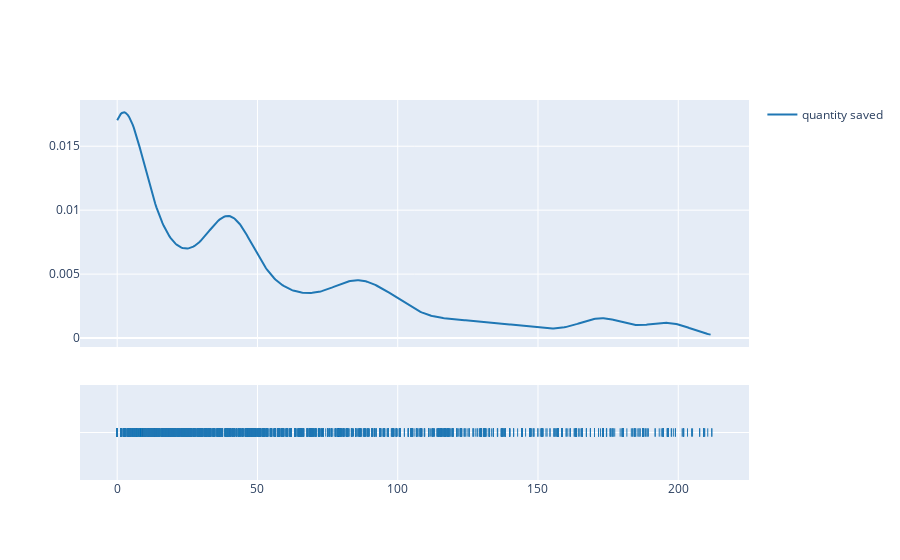

Write notebook code for a chart like this one.
### Code cell
# import statistics as st
saving=newdf["quant_saved"].tolist()

print(f"mean of savings- {st.mean(allSavings)}")
print(f"median of savings- {st.median(allSavings)}")
print(f"mode of savings- {st.mode(allSavings)}")
print(f"Standard Deviation of savings- {st.stdev(allSavings)}")
fig=ff.create_distplot([newdf["quant_saved"].tolist()],["quantity saved"],show_hist=False)
fig.show()

### Figure 1 — Plotly figure (JSON) as saved in the notebook; plotly's stock layout.template omitted (floating-point values rounded to 4 significant figures; data arrays with more than 128 entries replaced by an {"elided": "..."} marker saying what was removed)
{"data": [{"legendgroup": "quantity saved", "marker": {"color": "rgb(31, 119, 180)"}, "mode": "lines", "name": "quantity saved", "showlegend": true, "type": "scatter", "x": {"elided": "500 float values"}, "xaxis": "x", "y": {"elided": "500 float values"}, "yaxis": "y"}, {"legendgroup": "quantity saved", "marker": {"color": "rgb(31, 119, 180)", "symbol": "line-ns-open"}, "mode": "markers", "name": "quantity saved", "showlegend": false, "type": "scatter", "x": {"elided": "12378 float values"}, "xaxis": "x", "y": {"elided": "12378 str values"}, "yaxis": "y2"}], "layout": {"barmode": "overlay", "hovermode": "closest", "legend": {"traceorder": "reversed"}, "xaxis": {"anchor": "y2", "domain": [0, 1], "zeroline": false}, "yaxis": {"anchor": "free", "domain": [0.35, 1], "position": 0}, "yaxis2": {"anchor": "x", "domain": [0, 0.25], "dtick": 1, "showticklabels": false}}}
